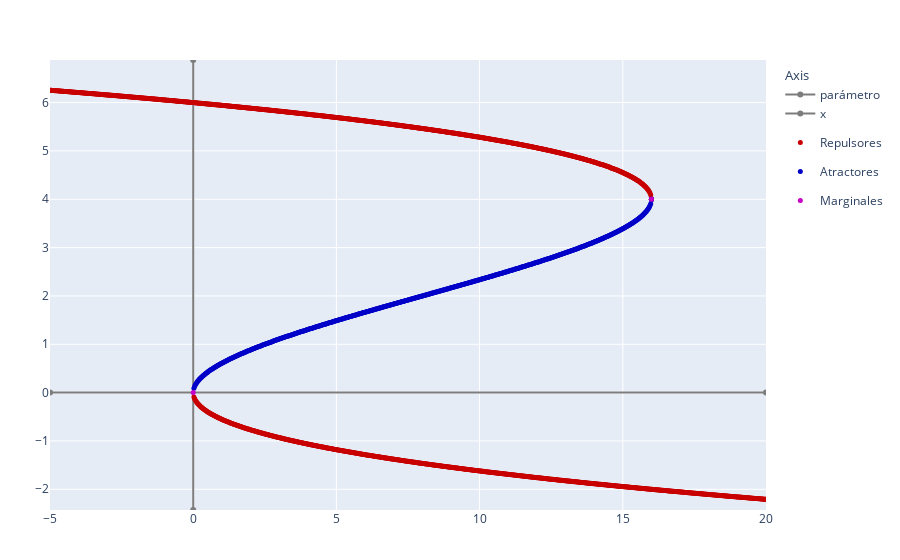

Notebook code cell kept with this figure:
### Code cell
diag_bifurc(f_c;interval=[-5,20],nPoints=1000)

### Figure 1 — Plotly figure (JSON) as saved in the notebook; plotly's stock layout.template omitted (floating-point values rounded to 4 significant figures; data arrays with more than 128 entries replaced by an {"elided": "..."} marker saying what was removed)
{"data": [{"legendgroup": "Axis", "legendgrouptitle": {"text": "Axis"}, "line": {"color": "rgb(125,125,125)"}, "name": "parámetro", "type": "scatter", "x": [-5, 20], "y": [0, 0]}, {"legendgroup": "Axis", "line": {"color": "rgb(125,125,125)"}, "name": "x", "type": "scatter", "x": [0, 0], "y": [-2.428, 6.881]}, {"marker": {"color": "rgb(200,0,0)", "size": 5}, "mode": "markers", "name": "Repulsores", "type": "scatter", "x": {"elided": "1644 float values"}, "y": {"elided": "1644 float values"}}, {"marker": {"color": "rgb(0,0,200)", "size": 5}, "mode": "markers", "name": "Atractores", "type": "scatter", "x": {"elided": "642 float values"}, "y": {"elided": "642 float values"}}, {"marker": {"color": "rgb(200,0,200)", "size": 5}, "mode": "markers", "name": "Marginales", "type": "scatter", "x": [0, 16], "y": [-2.484e-08, 4.0]}], "layout": {"margin": {"b": 50, "l": 50, "r": 50, "t": 60}, "xaxis": {"range": [-5, 20]}, "yaxis": {"range": [-2.428, 6.881]}}}
